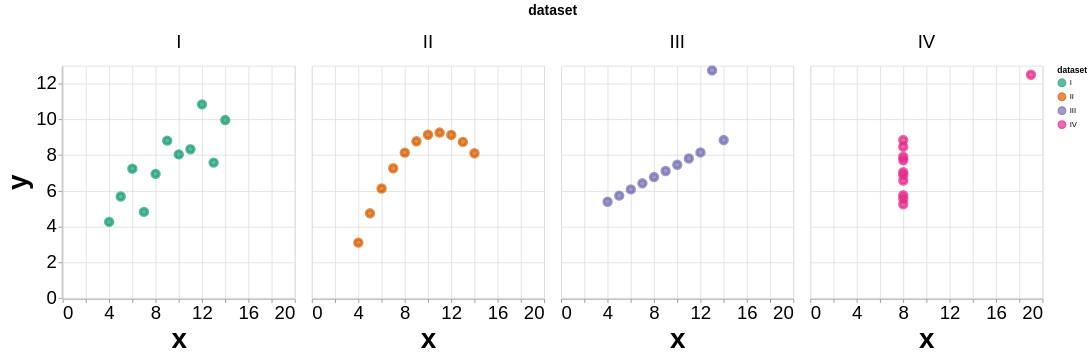

Describe this chart as a Vega-Lite specification.
### Vega-Lite specification from a JSON file in a GitHub repository (floating-point values rounded to 4 significant figures)
{"config": {"view": {}, "mark": {}, "axis": {"labelFontSize": 24, "titleFontSize": 36}, "header": {"labelFontSize": 24, "titleFontSize": 18}}, "data": {"name": "data-154a55a8aab178bad0b32f89e5c516d1"}, "facet": {"column": {"type": "nominal", "field": "dataset"}}, "spec": {"mark": "point", "encoding": {"color": {"type": "nominal", "field": "dataset", "scale": {"scheme": "dark2"}}, "fill": {"type": "nominal", "field": "dataset", "scale": {"scheme": "dark2"}}, "size": {"value": 90}, "stroke": {"type": "nominal", "field": "dataset", "scale": {"scheme": "dark2"}}, "strokeWidth": {"value": 4}, "x": {"type": "quantitative", "field": "x"}, "y": {"type": "quantitative", "field": "y"}}}, "$schema": "https://vega.github.io/schema/vega-lite/v5.json", "datasets": {"data-154a55a8aab178bad0b32f89e5c516d1": [{"id": 0, "dataset": "I", "x": 10.0, "y": 8.04}, {"id": 1, "dataset": "I", "x": 8.0, "y": 6.95}, {"id": 2, "dataset": "I", "x": 13.0, "y": 7.58}, {"id": 3, "dataset": "I", "x": 9.0, "y": 8.81}, {"id": 4, "dataset": "I", "x": 11.0, "y": 8.33}, {"id": 5, "dataset": "I", "x": 14.0, "y": 9.96}, {"id": 6, "dataset": "I", "x": 6.0, "y": 7.24}, {"id": 7, "dataset": "I", "x": 4.0, "y": 4.26}, {"id": 8, "dataset": "I", "x": 12.0, "y": 10.84}, {"id": 9, "dataset": "I", "x": 7.0, "y": 4.82}, {"id": 10, "dataset": "I", "x": 5.0, "y": 5.68}, {"id": 11, "dataset": "II", "x": 10.0, "y": 9.14}, {"id": 12, "dataset": "II", "x": 8.0, "y": 8.14}, {"id": 13, "dataset": "II", "x": 13.0, "y": 8.74}, {"id": 14, "dataset": "II", "x": 9.0, "y": 8.77}, {"id": 15, "dataset": "II", "x": 11.0, "y": 9.26}, {"id": 16, "dataset": "II", "x": 14.0, "y": 8.1}, {"id": 17, "dataset": "II", "x": 6.0, "y": 6.13}, {"id": 18, "dataset": "II", "x": 4.0, "y": 3.1}, {"id": 19, "dataset": "II", "x": 12.0, "y": 9.13}, {"id": 20, "dataset": "II", "x": 7.0, "y": 7.26}, {"id": 21, "dataset": "II", "x": 5.0, "y": 4.74}, {"id": 22, "dataset": "III", "x": 10.0, "y": 7.46}, {"id": 23, "dataset": "III", "x": 8.0, "y": 6.77}, {"id": 24, "dataset": "III", "x": 13.0, "y": 12.74}, {"id": 25, "dataset": "III", "x": 9.0, "y": 7.11}, {"id": 26, "dataset": "III", "x": 11.0, "y": 7.81}, {"id": 27, "dataset": "III", "x": 14.0, "y": 8.84}, {"id": 28, "dataset": "III", "x": 6.0, "y": 6.08}, {"id": 29, "dataset": "III", "x": 4.0, "y": 5.39}, {"id": 30, "dataset": "III", "x": 12.0, "y": 8.15}, {"id": 31, "dataset": "III", "x": 7.0, "y": 6.42}, {"id": 32, "dataset": "III", "x": 5.0, "y": 5.73}, {"id": 33, "dataset": "IV", "x": 8.0, "y": 6.58}, {"id": 34, "dataset": "IV", "x": 8.0, "y": 5.76}, {"id": 35, "dataset": "IV", "x": 8.0, "y": 7.71}, {"id": 36, "dataset": "IV", "x": 8.0, "y": 8.84}, {"id": 37, "dataset": "IV", "x": 8.0, "y": 8.47}, {"id": 38, "dataset": "IV", "x": 8.0, "y": 7.04}, {"id": 39, "dataset": "IV", "x": 8.0, "y": 5.25}, {"id": 40, "dataset": "IV", "x": 19.0, "y": 12.5}, {"id": 41, "dataset": "IV", "x": 8.0, "y": 5.56}, {"id": 42, "dataset": "IV", "x": 8.0, "y": 7.91}, {"id": 43, "dataset": "IV", "x": 8.0, "y": 6.89}]}}
